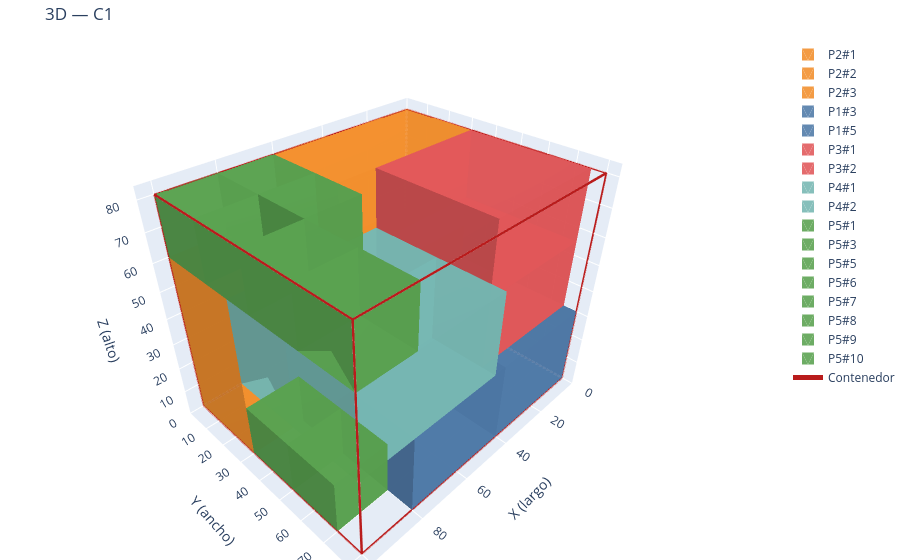
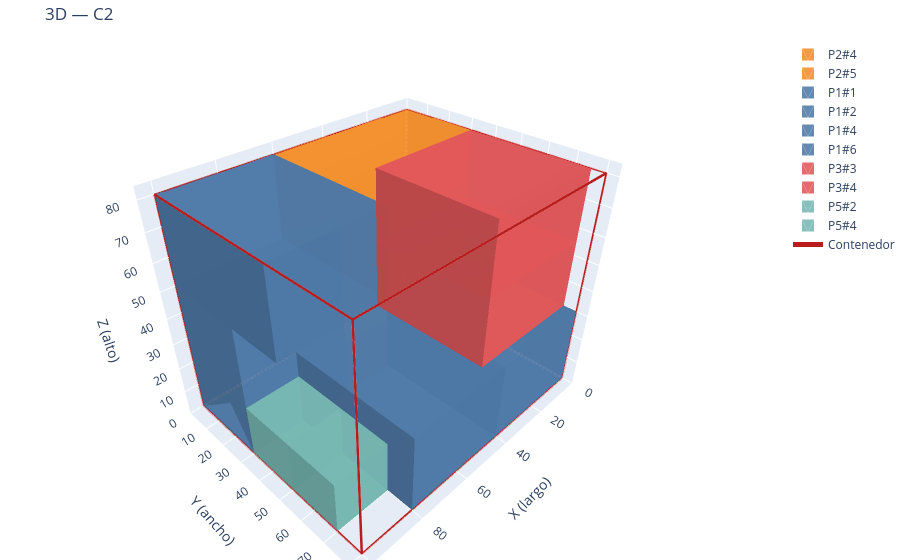

The notebook cell these images were saved under, in order:
### Code cell
# Vista 3D interactiva (Plotly Mesh3d, estilo D-Wave adaptado)
figs_3d = viz_3d.plot_solution_3d(solution, containers, title_prefix='3D')
for fig3d in figs_3d:
    fig3d.show()

### Figure 1 — Plotly figure (JSON) as saved in the notebook; plotly's stock layout.template omitted (floating-point values rounded to 4 significant figures)
{"data": [{"alphahull": 0, "color": "#f28e2b", "flatshading": true, "hoverinfo": "text", "hovertext": "P2#1", "name": "P2#1", "opacity": 0.88, "showlegend": true, "type": "mesh3d", "x": [0.0, 0.0, 0.0, 0.0, 60.0, 60.0, 60.0, 60.0], "y": [0.0, 0.0, 30.0, 30.0, 0.0, 0.0, 30.0, 30.0], "z": [0.0, 40.0, 0.0, 40.0, 0.0, 40.0, 0.0, 40.0]}, {"alphahull": 0, "color": "#f28e2b", "flatshading": true, "hoverinfo": "text", "hovertext": "P2#2", "name": "P2#2", "opacity": 0.88, "showlegend": true, "type": "mesh3d", "x": [0.0, 0.0, 0.0, 0.0, 60.0, 60.0, 60.0, 60.0], "y": [0.0, 0.0, 30.0, 30.0, 0.0, 0.0, 30.0, 30.0], "z": [40.0, 80.0, 40.0, 80.0, 40.0, 80.0, 40.0, 80.0]}, {"alphahull": 0, "color": "#f28e2b", "flatshading": true, "hoverinfo": "text", "hovertext": "P2#3", "name": "P2#3", "opacity": 0.88, "showlegend": true, "type": "mesh3d", "x": [60.0, 60.0, 60.0, 60.0, 100.0, 100.0, 100.0, 100.0], "y": [0.0, 0.0, 30.0, 30.0, 0.0, 0.0, 30.0, 30.0], "z": [0.0, 60.0, 0.0, 60.0, 0.0, 60.0, 0.0, 60.0]}, {"alphahull": 0, "color": "#4e79a7", "flatshading": true, "hoverinfo": "text", "hovertext": "P1#3", "name": "P1#3", "opacity": 0.88, "showlegend": true, "type": "mesh3d", "x": [0.0, 0.0, 0.0, 0.0, 40.0, 40.0, 40.0, 40.0], "y": [30.0, 30.0, 80.0, 80.0, 30.0, 30.0, 80.0, 80.0], "z": [0.0, 30.0, 0.0, 30.0, 0.0, 30.0, 0.0, 30.0]}, {"alphahull": 0, "color": "#4e79a7", "flatshading": true, "hoverinfo": "text", "hovertext": "P1#5", "name": "P1#5", "opacity": 0.88, "showlegend": true, "type": "mesh3d", "x": [40.0, 40.0, 40.0, 40.0, 80.0, 80.0, 80.0, 80.0], "y": [30.0, 30.0, 80.0, 80.0, 30.0, 30.0, 80.0, 80.0], "z": [0.0, 30.0, 0.0, 30.0, 0.0, 30.0, 0.0, 30.0]}, {"alphahull": 0, "color": "#e15759", "flatshading": true, "hoverinfo": "text", "hovertext": "P3#1", "name": "P3#1", "opacity": 0.88, "showlegend": true, "type": "mesh3d", "x": [0.0, 0.0, 0.0, 0.0, 45.0, 45.0, 45.0, 45.0], "y": [30.0, 30.0, 75.0, 75.0, 30.0, 30.0, 75.0, 75.0], "z": [30.0, 55.0, 30.0, 55.0, 30.0, 55.0, 30.0, 55.0]}, {"alphahull": 0, "color": "#e15759", "flatshading": true, "hoverinfo": "text", "hovertext": "P3#2", "name": "P3#2", "opacity": 0.88, "showlegend": true, "type": "mesh3d", "x": [0.0, 0.0, 0.0, 0.0, 45.0, 45.0, 45.0, 45.0], "y": [30.0, 30.0, 75.0, 75.0, 30.0, 30.0, 75.0, 75.0], "z": [55.0, 80.0, 55.0, 80.0, 55.0, 80.0, 55.0, 80.0]}, {"alphahull": 0, "color": "#76b7b2", "flatshading": true, "hoverinfo": "text", "hovertext": "P4#1", "name": "P4#1", "opacity": 0.88, "showlegend": true, "type": "mesh3d", "x": [45.0, 45.0, 45.0, 45.0, 100.0, 100.0, 100.0, 100.0], "y": [30.0, 30.0, 55.0, 55.0, 30.0, 30.0, 55.0, 55.0], "z": [30.0, 60.0, 30.0, 60.0, 30.0, 60.0, 30.0, 60.0]}, {"alphahull": 0, "color": "#76b7b2", "flatshading": true, "hoverinfo": "text", "hovertext": "P4#2", "name": "P4#2", "opacity": 0.88, "showlegend": true, "type": "mesh3d", "x": [45.0, 45.0, 45.0, 45.0, 100.0, 100.0, 100.0, 100.0], "y": [55.0, 55.0, 80.0, 80.0, 55.0, 55.0, 80.0, 80.0], "z": [30.0, 60.0, 30.0, 60.0, 30.0, 60.0, 30.0, 60.0]}, {"alphahull": 0, "color": "#59a14f", "flatshading": true, "hoverinfo": "text", "hovertext": "P5#1", "name": "P5#1", "opacity": 0.88, "showlegend": true, "type": "mesh3d", "x": [80.0, 80.0, 80.0, 80.0, 100.0, 100.0, 100.0, 100.0], "y": [30.0, 30.0, 50.0, 50.0, 30.0, 30.0, 50.0, 50.0], "z": [0.0, 20.0, 0.0, 20.0, 0.0, 20.0, 0.0, 20.0]}, {"alphahull": 0, "color": "#59a14f", "flatshading": true, "hoverinfo": "text", "hovertext": "P5#3", "name": "P5#3", "opacity": 0.88, "showlegend": true, "type": "mesh3d", "x": [80.0, 80.0, 80.0, 80.0, 100.0, 100.0, 100.0, 100.0], "y": [50.0, 50.0, 70.0, 70.0, 50.0, 50.0, 70.0, 70.0], "z": [0.0, 20.0, 0.0, 20.0, 0.0, 20.0, 0.0, 20.0]}, {"alphahull": 0, "color": "#59a14f", "flatshading": true, "hoverinfo": "text", "hovertext": "P5#5", "name": "P5#5", "opacity": 0.88, "showlegend": true, "type": "mesh3d", "x": [60.0, 60.0, 60.0, 60.0, 80.0, 80.0, 80.0, 80.0], "y": [0.0, 0.0, 20.0, 20.0, 0.0, 0.0, 20.0, 20.0], "z": [60.0, 80.0, 60.0, 80.0, 60.0, 80.0, 60.0, 80.0]}, {"alphahull": 0, "color": "#59a14f", "flatshading": true, "hoverinfo": "text", "hovertext": "P5#6", "name": "P5#6", "opacity": 0.88, "showlegend": true, "type": "mesh3d", "x": [80.0, 80.0, 80.0, 80.0, 100.0, 100.0, 100.0, 100.0], "y": [0.0, 0.0, 20.0, 20.0, 0.0, 0.0, 20.0, 20.0], "z": [60.0, 80.0, 60.0, 80.0, 60.0, 80.0, 60.0, 80.0]}, {"alphahull": 0, "color": "#59a14f", "flatshading": true, "hoverinfo": "text", "hovertext": "P5#7", "name": "P5#7", "opacity": 0.88, "showlegend": true, "type": "mesh3d", "x": [80.0, 80.0, 80.0, 80.0, 100.0, 100.0, 100.0, 100.0], "y": [20.0, 20.0, 40.0, 40.0, 20.0, 20.0, 40.0, 40.0], "z": [60.0, 80.0, 60.0, 80.0, 60.0, 80.0, 60.0, 80.0]}, {"alphahull": 0, "color": "#59a14f", "flatshading": true, "hoverinfo": "text", "hovertext": "P5#8", "name": "P5#8", "opacity": 0.88, "showlegend": true, "type": "mesh3d", "x": [60.0, 60.0, 60.0, 60.0, 80.0, 80.0, 80.0, 80.0], "y": [20.0, 20.0, 40.0, 40.0, 20.0, 20.0, 40.0, 40.0], "z": [60.0, 80.0, 60.0, 80.0, 60.0, 80.0, 60.0, 80.0]}, {"alphahull": 0, "color": "#59a14f", "flatshading": true, "hoverinfo": "text", "hovertext": "P5#9", "name": "P5#9", "opacity": 0.88, "showlegend": true, "type": "mesh3d", "x": [80.0, 80.0, 80.0, 80.0, 100.0, 100.0, 100.0, 100.0], "y": [40.0, 40.0, 60.0, 60.0, 40.0, 40.0, 60.0, 60.0], "z": [60.0, 80.0, 60.0, 80.0, 60.0, 80.0, 60.0, 80.0]}, {"alphahull": 0, "color": "#59a14f", "flatshading": true, "hoverinfo": "text", "hovertext": "P5#10", "name": "P5#10", "opacity": 0.88, "showlegend": true, "type": "mesh3d", "x": [80.0, 80.0, 80.0, 80.0, 100.0, 100.0, 100.0, 100.0], "y": [60.0, 60.0, 80.0, 80.0, 60.0, 60.0, 80.0, 80.0], "z": [60.0, 80.0, 60.0, 80.0, 60.0, 80.0, 60.0, 80.0]}, {"hoverinfo": "skip", "line": {"color": "#b91c1c", "width": 5}, "mode": "lines", "name": "Contenedor", "showlegend": true, "type": "scatter3d", "x": [0, 100, null, 100, 100, null, 100, 0, null, 0, 0, null, 0, 100, null, 100, 100, null, 100, 0, null, 0, 0, null, 0, 0, null, 100, 100, null, 100, 100, null, 0, 0, null], "y": [0, 0, null, 0, 80, null, 80, 80, null, 80, 0, null, 0, 0, null, 0, 80, null, 80, 80, null, 80, 0, null, 0, 0, null, 0, 0, null, 80, 80, null, 80, 80, null], "z": [0, 0, null, 0, 0, null, 0, 0, null, 0, 0, null, 80, 80, null, 80, 80, null, 80, 80, null, 80, 80, null, 0, 80, null, 0, 80, null, 0, 80, null, 0, 80, null]}], "layout": {"legend": {"itemsizing": "constant"}, "margin": {"b": 0, "l": 0, "r": 0, "t": 40}, "scene": {"aspectmode": "data", "xaxis": {"range": [0, 105], "title": {"text": "X (largo)"}}, "yaxis": {"range": [0, 84], "title": {"text": "Y (ancho)"}}, "zaxis": {"range": [0, 84], "title": {"text": "Z (alto)"}}}, "title": {"text": "3D — C1"}}}

### Figure 2 — Plotly figure (JSON) as saved in the notebook; plotly's stock layout.template omitted (floating-point values rounded to 4 significant figures)
{"data": [{"alphahull": 0, "color": "#f28e2b", "flatshading": true, "hoverinfo": "text", "hovertext": "P2#4", "name": "P2#4", "opacity": 0.88, "showlegend": true, "type": "mesh3d", "x": [0.0, 0.0, 0.0, 0.0, 60.0, 60.0, 60.0, 60.0], "y": [0.0, 0.0, 30.0, 30.0, 0.0, 0.0, 30.0, 30.0], "z": [0.0, 40.0, 0.0, 40.0, 0.0, 40.0, 0.0, 40.0]}, {"alphahull": 0, "color": "#f28e2b", "flatshading": true, "hoverinfo": "text", "hovertext": "P2#5", "name": "P2#5", "opacity": 0.88, "showlegend": true, "type": "mesh3d", "x": [0.0, 0.0, 0.0, 0.0, 60.0, 60.0, 60.0, 60.0], "y": [0.0, 0.0, 30.0, 30.0, 0.0, 0.0, 30.0, 30.0], "z": [40.0, 80.0, 40.0, 80.0, 40.0, 80.0, 40.0, 80.0]}, {"alphahull": 0, "color": "#4e79a7", "flatshading": true, "hoverinfo": "text", "hovertext": "P1#1", "name": "P1#1", "opacity": 0.88, "showlegend": true, "type": "mesh3d", "x": [60.0, 60.0, 60.0, 60.0, 100.0, 100.0, 100.0, 100.0], "y": [0.0, 0.0, 30.0, 30.0, 0.0, 0.0, 30.0, 30.0], "z": [0.0, 50.0, 0.0, 50.0, 0.0, 50.0, 0.0, 50.0]}, {"alphahull": 0, "color": "#4e79a7", "flatshading": true, "hoverinfo": "text", "hovertext": "P1#2", "name": "P1#2", "opacity": 0.88, "showlegend": true, "type": "mesh3d", "x": [60.0, 60.0, 60.0, 60.0, 100.0, 100.0, 100.0, 100.0], "y": [0.0, 0.0, 50.0, 50.0, 0.0, 0.0, 50.0, 50.0], "z": [50.0, 80.0, 50.0, 80.0, 50.0, 80.0, 50.0, 80.0]}, {"alphahull": 0, "color": "#4e79a7", "flatshading": true, "hoverinfo": "text", "hovertext": "P1#4", "name": "P1#4", "opacity": 0.88, "showlegend": true, "type": "mesh3d", "x": [0.0, 0.0, 0.0, 0.0, 40.0, 40.0, 40.0, 40.0], "y": [30.0, 30.0, 80.0, 80.0, 30.0, 30.0, 80.0, 80.0], "z": [0.0, 30.0, 0.0, 30.0, 0.0, 30.0, 0.0, 30.0]}, {"alphahull": 0, "color": "#4e79a7", "flatshading": true, "hoverinfo": "text", "hovertext": "P1#6", "name": "P1#6", "opacity": 0.88, "showlegend": true, "type": "mesh3d", "x": [40.0, 40.0, 40.0, 40.0, 80.0, 80.0, 80.0, 80.0], "y": [30.0, 30.0, 80.0, 80.0, 30.0, 30.0, 80.0, 80.0], "z": [0.0, 30.0, 0.0, 30.0, 0.0, 30.0, 0.0, 30.0]}, {"alphahull": 0, "color": "#e15759", "flatshading": true, "hoverinfo": "text", "hovertext": "P3#3", "name": "P3#3", "opacity": 0.88, "showlegend": true, "type": "mesh3d", "x": [0.0, 0.0, 0.0, 0.0, 45.0, 45.0, 45.0, 45.0], "y": [30.0, 30.0, 75.0, 75.0, 30.0, 30.0, 75.0, 75.0], "z": [30.0, 55.0, 30.0, 55.0, 30.0, 55.0, 30.0, 55.0]}, {"alphahull": 0, "color": "#e15759", "flatshading": true, "hoverinfo": "text", "hovertext": "P3#4", "name": "P3#4", "opacity": 0.88, "showlegend": true, "type": "mesh3d", "x": [0.0, 0.0, 0.0, 0.0, 45.0, 45.0, 45.0, 45.0], "y": [30.0, 30.0, 75.0, 75.0, 30.0, 30.0, 75.0, 75.0], "z": [55.0, 80.0, 55.0, 80.0, 55.0, 80.0, 55.0, 80.0]}, {"alphahull": 0, "color": "#76b7b2", "flatshading": true, "hoverinfo": "text", "hovertext": "P5#2", "name": "P5#2", "opacity": 0.88, "showlegend": true, "type": "mesh3d", "x": [80.0, 80.0, 80.0, 80.0, 100.0, 100.0, 100.0, 100.0], "y": [30.0, 30.0, 50.0, 50.0, 30.0, 30.0, 50.0, 50.0], "z": [0.0, 20.0, 0.0, 20.0, 0.0, 20.0, 0.0, 20.0]}, {"alphahull": 0, "color": "#76b7b2", "flatshading": true, "hoverinfo": "text", "hovertext": "P5#4", "name": "P5#4", "opacity": 0.88, "showlegend": true, "type": "mesh3d", "x": [80.0, 80.0, 80.0, 80.0, 100.0, 100.0, 100.0, 100.0], "y": [50.0, 50.0, 70.0, 70.0, 50.0, 50.0, 70.0, 70.0], "z": [0.0, 20.0, 0.0, 20.0, 0.0, 20.0, 0.0, 20.0]}, {"hoverinfo": "skip", "line": {"color": "#b91c1c", "width": 5}, "mode": "lines", "name": "Contenedor", "showlegend": true, "type": "scatter3d", "x": [0, 100, null, 100, 100, null, 100, 0, null, 0, 0, null, 0, 100, null, 100, 100, null, 100, 0, null, 0, 0, null, 0, 0, null, 100, 100, null, 100, 100, null, 0, 0, null], "y": [0, 0, null, 0, 80, null, 80, 80, null, 80, 0, null, 0, 0, null, 0, 80, null, 80, 80, null, 80, 0, null, 0, 0, null, 0, 0, null, 80, 80, null, 80, 80, null], "z": [0, 0, null, 0, 0, null, 0, 0, null, 0, 0, null, 80, 80, null, 80, 80, null, 80, 80, null, 80, 80, null, 0, 80, null, 0, 80, null, 0, 80, null, 0, 80, null]}], "layout": {"legend": {"itemsizing": "constant"}, "margin": {"b": 0, "l": 0, "r": 0, "t": 40}, "scene": {"aspectmode": "data", "xaxis": {"range": [0, 105], "title": {"text": "X (largo)"}}, "yaxis": {"range": [0, 84], "title": {"text": "Y (ancho)"}}, "zaxis": {"range": [0, 84], "title": {"text": "Z (alto)"}}}, "title": {"text": "3D — C2"}}}
